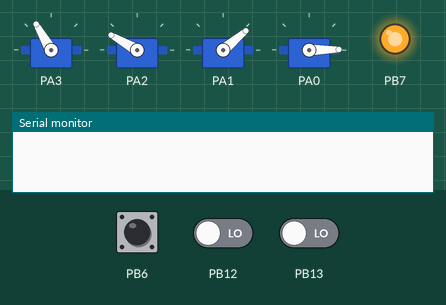
Simulated run of this program. Board: STM32 Blue Pill. On the bench: 4 × servo, output pins drawn as LEDs (lit = HIGH), the last lines printed to the serial monitor. The inputs (shaded band) are chosen by the test bench; at power-on: PB6 HIGH, PB12 LOW, PB13 LOW.

Above: at 1.3 s.
1.4 s: PB6 pulled LOW for 0.15 s
At 1.5 s:
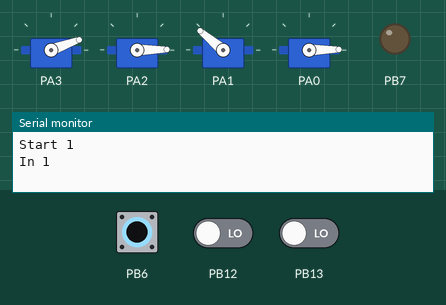
At 2.7 s:
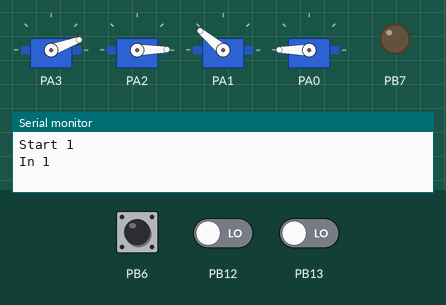
4.5 s: PB6 pulled LOW for 3.2 s
At 9.9 s:
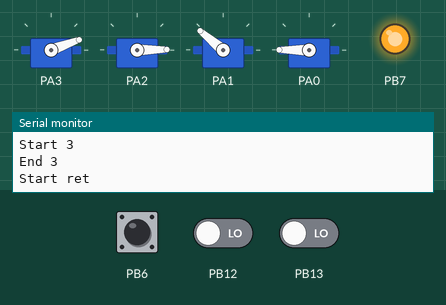
Timing chart, 0 to 11.4 s (numbered marks = the images above; inputs shaded):
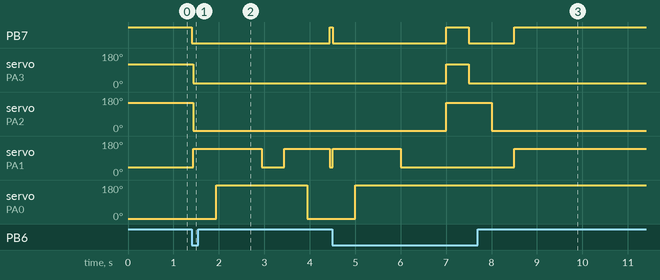

Measured:
- after the input at 1.4 s, PB7: HIGH → LOW at once, → HIGH 3.0 s later; servo on PA3: 120° → 20° at once; servo on PA2: 150° → 1° at once; servo on PA1: 40° → 140° at once, → 40° 1.5 s later, → 140° 0.50 s later, → 40° 1.0 s later; servo on PA0: 1° → 180° after 0.54 s, → 1° 2.0 s later
- after the input at 4.5 s, PB7: HIGH → LOW at once, → HIGH 2.5 s later, → LOW 0.50 s later, → HIGH 1.0 s later; servo on PA3: 20° → 120° after 2.5 s, → 20° 0.50 s later; servo on PA2: 1° → 150° after 2.5 s, → 1° 1.0 s later; servo on PA1: 40° → 140° at once, → 40° 1.5 s later, → 140° 2.5 s later; servo on PA0: 1° → 180° after 0.50 s

The program:

main.cpp
```cpp
#include <SCLAW.h>
#include <COMMUNICATOR.h>
#include <Arduino.h>
#include <Servo.h>

#define DELAY_TIME_LONG 500
#define DELAY_TIME_SHORT 4

COMMUNICATOR main_board_comm(PB7,PB6);
SCLAW right_claw(PA1,PA0,PB13);
SCLAW left_claw(PA3,PA2,PB12);

void establish_communication() {
    while (true) {
        if (main_board_comm.checkReceive()) break;
    }
    main_board_comm.setTransmission(true);
    delay(40);
    main_board_comm.setTransmission(false);
}

void  first_ewok_sequence() {
    Serial.println("In 1");
    left_claw.dropoff();
    left_claw.hug();
    while (true) {
        if (right_claw.checkQSD()) break;
        delay(DELAY_TIME_SHORT);
    }
    //setting the transmission to true will stop admiral trackbar.
    //Admiral trackbar will remain stopped untill the signal is over.
    main_board_comm.setTransmission(true);
    right_claw.grabEwok();
    main_board_comm.setTransmission(false);
    Serial.println("End 1");
}

void second_ewok_sequence() {
    //This keeps this blue pill paused untill admiral trackbar
    //crosses the first gap. Admiral trackbar must send a high signal
    //for a while for this loop to stop
    left_claw.dropoff();
    left_claw.hug();
    while (true) {
        if (main_board_comm.checkReceive()) break;
        delay(DELAY_TIME_SHORT);
    }
    //now we are going to start checking for the next ewok.
    while (true) {
        if (right_claw.checkQSD()) break;
        delay(DELAY_TIME_SHORT);
    }
    //setting the transmission to true will stop admiral trackbar.
    //Admiral trackbar will remain stopped until the signal is over.
    //Here the robot picks up the second ewok, and it puts the claws into
    //position to cross through the archway
    main_board_comm.setTransmission(true);
    right_claw.hug();
    delay(500);
    right_claw.dropoff();
    delay(1000);
    right_claw.open();
    delay(500);
    left_claw.hug();
    delay(DELAY_TIME_LONG);
    left_claw.dropoff();
    main_board_comm.setTransmission(false);
    Serial.println("End 2");
    //both arms are folded
}

void third_ewok_sequence() {
    //This makes the arms stay in the up position untill
    //admiral trackbar tells the McFaster Claws
    while (true) {
        if (main_board_comm.checkReceive()) break;
        delay(DELAY_TIME_SHORT);
    }

    //Now the McFaster claws go down to be able to pick
    //up the third ewok

    left_claw.pickup();
    left_claw.open();
    delay(500);
    right_claw.dropoff();

    while (true){
        if (left_claw.checkQSD()) break;
    }

    //Now we stop Admiral Trackbar while the McFaster Claws
    //pickup the third Ewok

    main_board_comm.setTransmission(true);

    //This is a different pickup sequence that does not let the ewok fall.
    left_claw.open();
    left_claw.pickup();
    left_claw.hug();
    delay(500);
    left_claw.dropoff();
    delay(500);
    main_board_comm.setTransmission(false);
    Serial.println("End 3");
}

void return_sequence() {
    right_claw.dropoff();
    right_claw.hug();
    left_claw.hug();
    delay(DELAY_TIME_LONG);
    left_claw.dropoff();
}

void setup() {
    Serial.begin(9600);
    main_board_comm.init();
    //open, close, pickup, dropoff
    left_claw.init(120,20,150,1);
    delay(500);
    right_claw.init(40,140,1,180);
    establish_communication();

    Serial.println("Start 1");
    first_ewok_sequence();
    Serial.println("Start 2");
    second_ewok_sequence();
    Serial.println("Start 3");
    third_ewok_sequence();
    Serial.println("Start ret");
    return_sequence();

}

void loop() {
}
```
